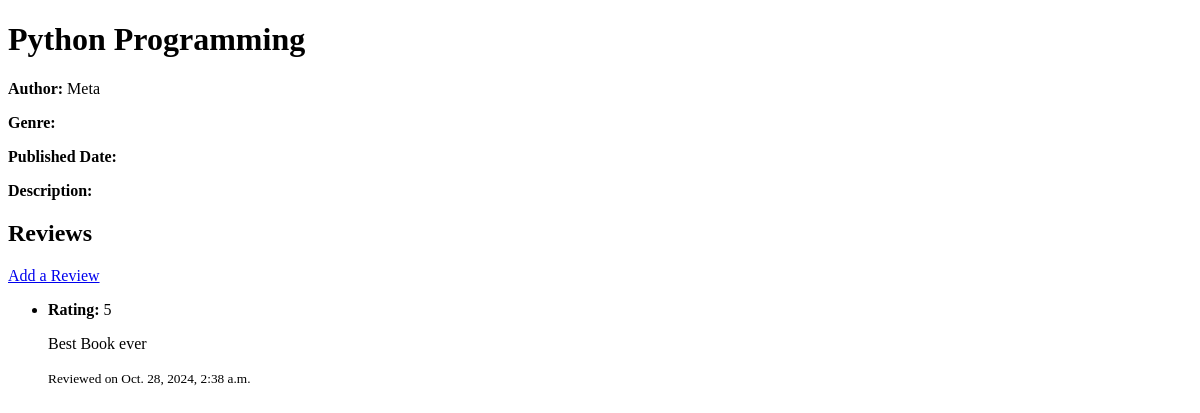
Before: /book/1/ with the older database file.
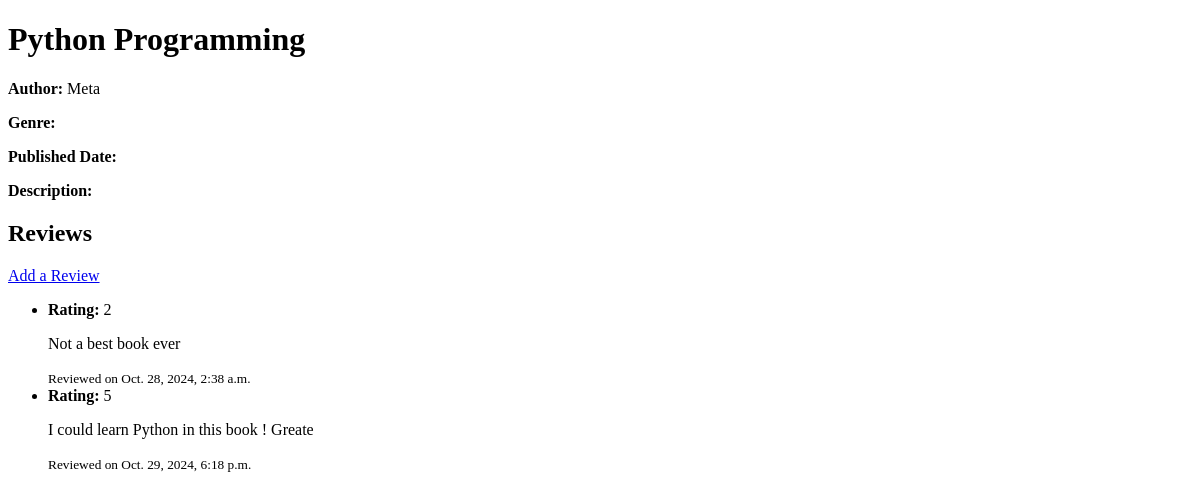
After: the same page with the newer database file.
### BookReviewApp/models.py (models this page shows, shortened)
class Book(models.Model):
  title = models.CharField(max_length=200)
  author = models.CharField(max_length=200)
  Genre = models.CharField(max_length=50)
  puplic_date = models.DateField()
  description = models.TextField(blank=True)

class Review(models.Model):
  book = models.ForeignKey(Book, on_delete=models.PROTECT ,related_name='reviews')
  review_text = models.TextField()
  rating = models.IntegerField(validators=[MinValueValidator(1), MaxValueValidator(5)])
  date_reviewed = models.DateTimeField(auto_now_add=True)

### BookReviewApp/views.py (the view)
# urls.py: path('book/<int:pk>/', views.book_detail_view, name = 'book_detail'),
def book_detail_view(request, pk):
  book = get_object_or_404(Book, pk=pk)
  reviews = book.reviews.all() # reviews from related name
  return render(request, 'book_detail.html', {'book': book, 'reviews': reviews})

### BookReviewApp/templates/book_detail.html (shortened to what this page needs)
<!DOCTYPE html>
<html>
<head>
</head>
<body>
    <h1>{{ book.title }}</h1>
    <p><strong>Author:</strong> {{ book.author }}</p>
    <p><strong>Genre:</strong> {{ book.genre }}</p>
    <p><strong>Published Date:</strong> {{ book.published_date }}</p>
    <p><strong>Description:</strong> {{ book.description }}</p>
    <h2>Reviews</h2>
    <a href="{% url 'add_review' book.pk %}">Add a Review</a>
    <ul>
        {% for review in reviews %}
            <li>
                <strong>Rating:</strong> {{ review.rating }}<br>
                <p>{{ review.review_text }}</p>
                <small>Reviewed on {{ review.date_reviewed }}</small>
            </li>
        {% empty %}
            <li>No reviews yet.</li>
        {% endfor %}
    </ul>
</body>
</html>

Changed rows visible on the page:
changed Review: rating "5" → "2"; review_text "Best Book ever" → "Not a best book ever"
added Review: rating "5", review_text "I could learn Python in this book ! Greate", date_reviewed "Oct. 29, 2024, 6:18 p.m."
